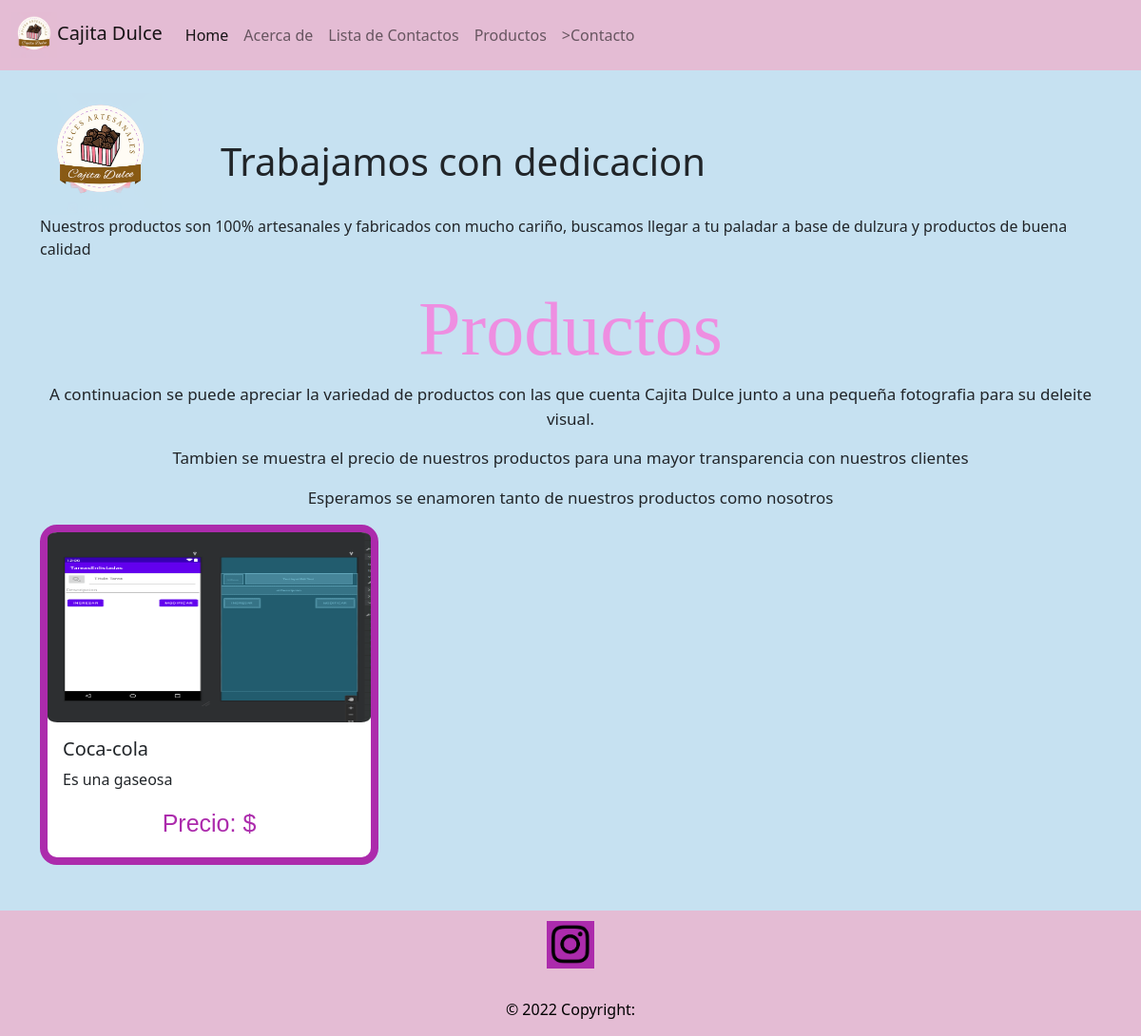
Page /tienda/product_list on the earlier database version.
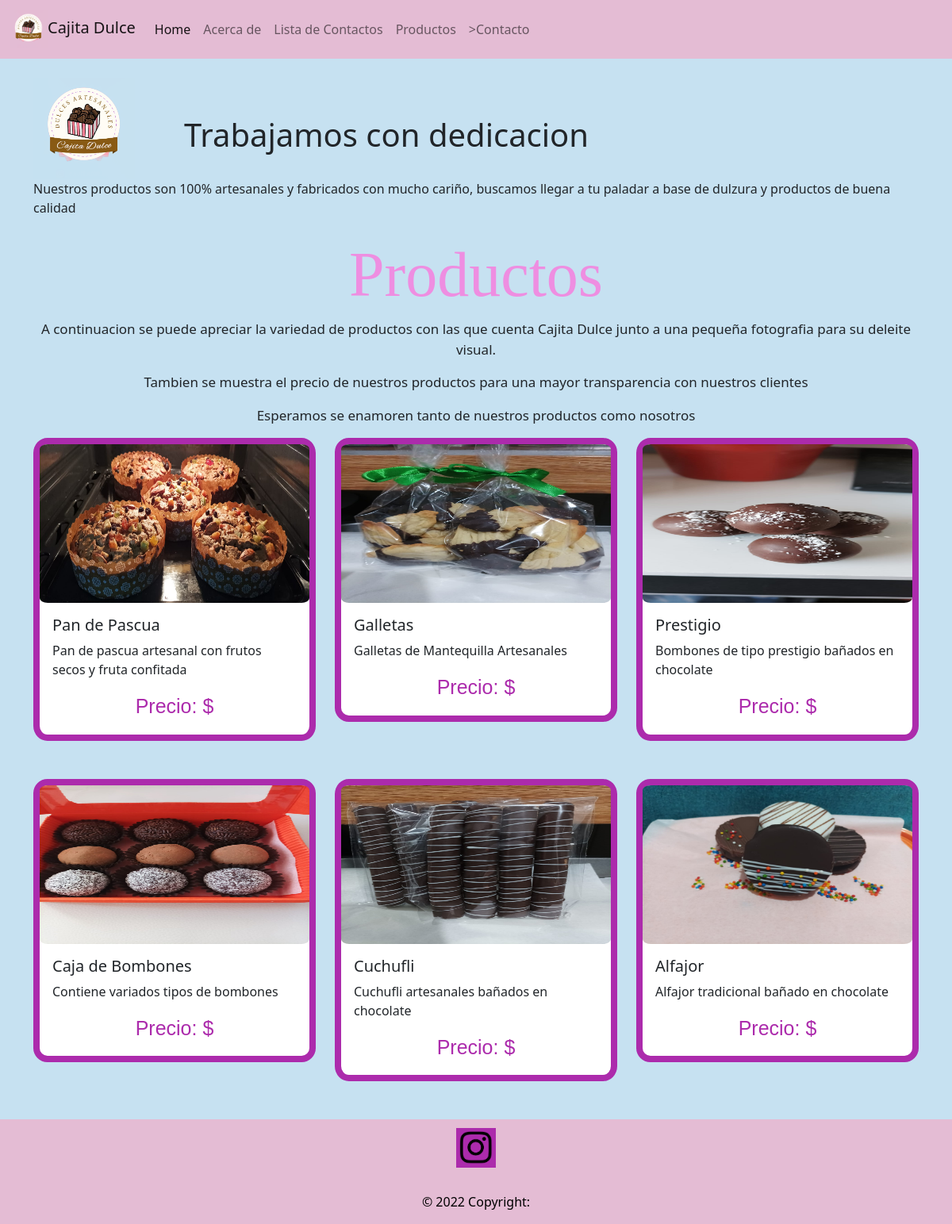
Same page on the later database version.
### tienda/models.py (models this page shows, shortened)
class Producto(models.Model):
    name = models.CharField(max_length=40, default='')
    description = models.TextField(max_length=100, default='')
    image = models.ImageField(upload_to="productos_img")
    price  = models.CharField(max_length=9, default='')

### tienda/views.py (the view)
# urls.py: path('product_list', views.products_list_test, name='product_list'),
def products_list_test(request):
    product_information = Producto.objects.all()
    contexto = {
        'product_information' : product_information
    }
    return render(request, 'product_list.html', contexto)

### tienda/templates/product_list.html
{% extends 'base.html' %}
{% block body %}
<div class="container">
    <div class="row "id="tituloCard"><h2>Productos</h2></div>
    <div class="row "id="parrafoCard">
        <p>A continuacion se puede apreciar la variedad de productos con las que cuenta
        Cajita Dulce junto a una pequeña fotografia para su deleite visual.</p>
        <p>Tambien se muestra el precio de nuestros productos para una mayor transparencia con nuestros clientes</p>
        <p>Esperamos se enamoren tanto de nuestros productos como nosotros</p>
    </div>
</div>
<div class="container">
    <div class="row">
    {% for product in product_information %}
      <div class="col-4 CartaImagen">
        <div class="card mb-5">
            <img src="{{product.image.url}}" class="card-image-top" width="100%" height="200px">
            <div class="card-body">
              <h5 class="card-title">{{product.name}}</h5>
              <p class="card-text">{{product.description}}</p>
              <p id="price"class="card-text">Precio: ${{product.price}}</p>
            </div>
          </div>
      </div>
      {% endfor %}
    </div>
</div>
{% endblock body %}

Differences in the rows shown:
removed Producto: image (picture), name "Coca-cola", description "Es una gaseosa"
added Producto: image (picture), name "Pan de Pascua", description "Pan de pascua artesanal con frutos secos y fruta confitada"
added Producto: image (picture), name "Galletas", description "Galletas de Mantequilla Artesanales"
added Producto: image (picture), name "Prestigio", description "Bombones de tipo prestigio bañados en chocolate"
added Producto: image (picture), name "Caja de Bombones", description "Contiene variados tipos de bombones"
added Producto: image (picture), name "Cuchufli", description "Cuchufli artesanales bañados en chocolate"
added Producto: image (picture), name "Alfajor", description "Alfajor tradicional bañado en chocolate"
